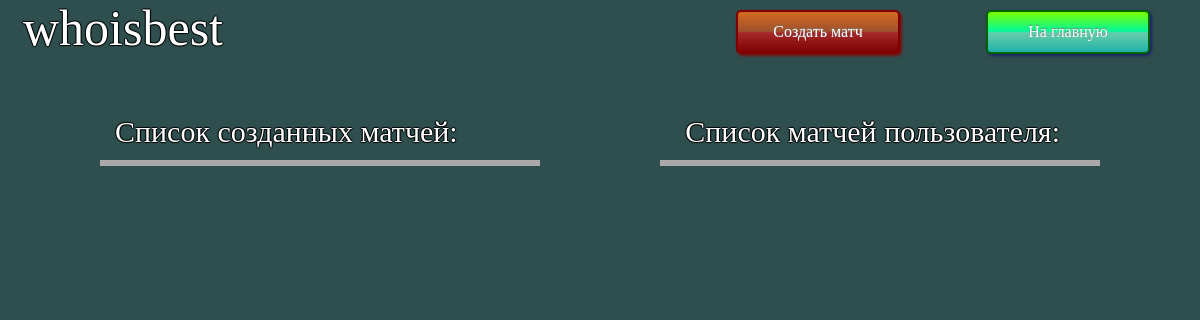
The page /userinfo (signed in) on the database as committed earlier.
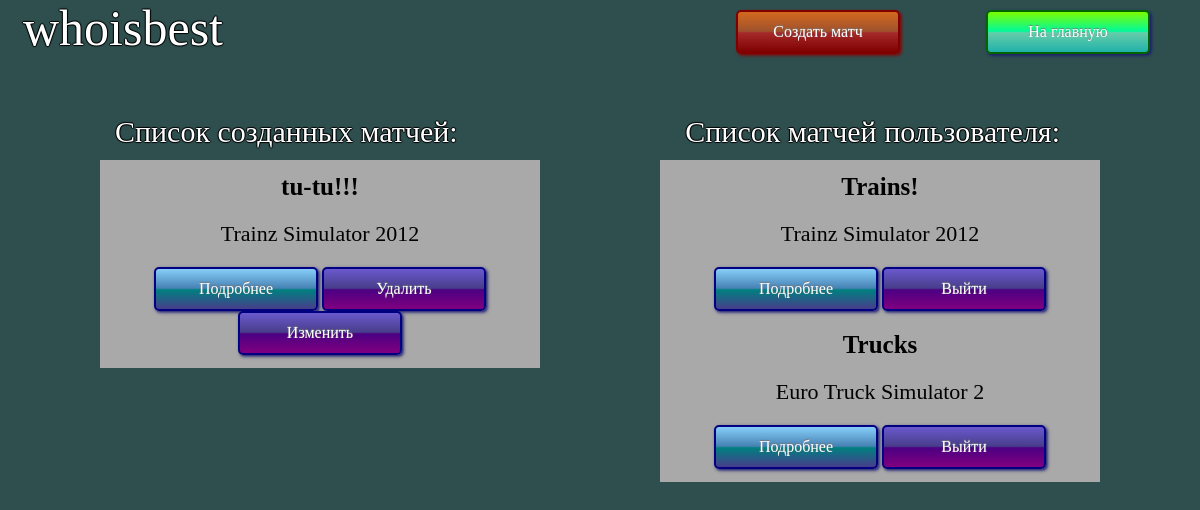
The same page on the database as committed later.
### app/models.py (models this page shows, shortened)
class Room(db.Model):
    id = db.Column(db.Integer, primary_key=True)
    name = db.Column(db.String(20))
    start_time = db.Column(db.DateTime)
    max_num_of_player = db.Column(db.Integer)
    host_message = db.Column(db.String(2020))
    host_id = db.Column(db.Integer, db.ForeignKey('user.id'))
    game_id = db.Column(db.Integer, db.ForeignKey('game.id'))

class Game(db.Model):
    id = db.Column(db.Integer, primary_key=True)
    name = db.Column(db.String(40))
    game_genre_id = db.Column(db.Integer, db.ForeignKey('genre.id'))
    rooms = db.relationship('Room', backref='game', lazy=True)

### app/users/routes.py (the view)
@users.route("/userinfo")
@login_required
def user_info():
    rooms, user_rooms = access.get_user_information(current_user)
    return render_template("usr_page.html", rooms=rooms, user_rooms=user_rooms)

### app/models.py (called while the page is built)
@login_manager.user_loader
def load_user(user_id):
    return User.query.get(int(user_id))

### app/users/func.py (called while the page is built)
    def get_user_information(self, user):
        rooms = user.rooms
        user_rooms = user.user_rooms
        return rooms, user_rooms

### app/templates/usr_page.html (shortened to what this page needs)
<html>
<head>
<link rel="stylesheet" type="text/css" href="../static/usr_page_style.css">
</head>
<body/>
<a href="{{ url_for('main.home') }}" class="button1">На главную</a>
<a href="{{ url_for('matches.edit_match', room_id=0) }}" class="button2">Создать матч</a>
<h1>{{ current_user.username }}</h1>
<h2>Список матчей пользователя:</h2>
<h3>Список созданных матчей:</h3>
<div class="box1">
  {% for user_room in user_rooms %}
  <div class="title">
    {{ user_room.name }}
  </div>
  <div class="meaning">
    {{ user_room.game.name }}
  </div>
    <div class="button">
  	<a href="{{ url_for('matches.show_room', room_id=user_room.id) }}" class="button25">Подробнее</a>
	<a href="{{ url_for('matches.delete_room', room_id=user_room.id) }}" class="button24">Удалить</a>
	<a href="{{ url_for('matches.edit_match', room_id=user_room.id) }}" class="button24">Изменить</a>
	</div>
    {% endfor %}
</div>
<div class="box2">
  {% for room in rooms %}
  <div class="title">
    {{ room.name }}
  </div>
  <div class="meaning">
    {{ room.game.name }}
  </div>
    <div class="button">
  	<a href="{{ url_for('matches.show_room', room_id=room.id) }}" class="button25">Подробнее</a>
    <a href="{{ url_for('users.leave_room',room_id=room.id) }}" class="button24">Выйти</a>
	</div>
    {% endfor %}
</div>
</body>
</html>

Rows that differ between the two databases and show on the page:
added Room: name "tu-tu!!!", game.name "Trainz Simulator 2012", shown under "Список созданных матчей:"
now on this page (row edited): Room: name "Trains!", game.name "Trainz Simulator 2012"
now on this page (row edited): Room: name "Trucks", game.name "Euro Truck Simulator 2"
